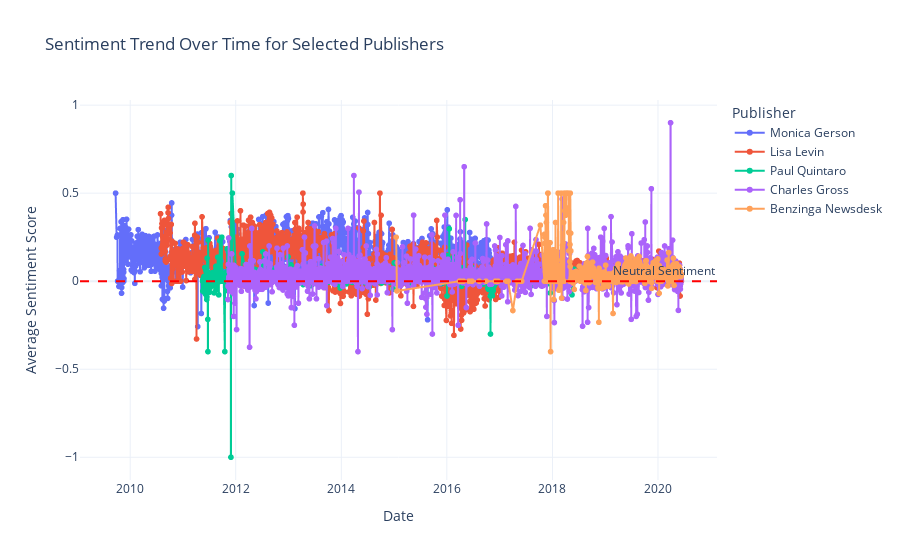

This figure's notebook cell:
### Code cell
top5_publishers = ['Paul Quintaro', 'Lisa Levin', 'Benzinga Newsdesk', 'Charles Gross', 'Monica Gerson']
plot_publishers_sentiment_trend(rating_df, top5_publishers)

### Figure 1 — Plotly figure (JSON) as saved in the notebook; plotly's stock layout.template omitted (floating-point values rounded to 4 significant figures; data arrays with more than 128 entries replaced by an {"elided": "..."} marker saying what was removed)
{"data": [{"hovertemplate": "Publisher=Monica Gerson<br>Date=%{x}<br>Average Sentiment Score=%{y}<extra></extra>", "legendgroup": "Monica Gerson", "line": {"color": "#636efa", "dash": "solid"}, "marker": {"symbol": "circle"}, "mode": "lines+markers", "name": "Monica Gerson", "showlegend": true, "type": "scattergl", "x": {"elided": "1638 str values"}, "xaxis": "x", "y": {"elided": "1638 float values"}, "yaxis": "y"}, {"hovertemplate": "Publisher=Lisa Levin<br>Date=%{x}<br>Average Sentiment Score=%{y}<extra></extra>", "legendgroup": "Lisa Levin", "line": {"color": "#EF553B", "dash": "solid"}, "marker": {"symbol": "circle"}, "mode": "lines+markers", "name": "Lisa Levin", "showlegend": true, "type": "scattergl", "x": {"elided": "2281 str values"}, "xaxis": "x", "y": {"elided": "2281 float values"}, "yaxis": "y"}, {"hovertemplate": "Publisher=Paul Quintaro<br>Date=%{x}<br>Average Sentiment Score=%{y}<extra></extra>", "legendgroup": "Paul Quintaro", "line": {"color": "#00cc96", "dash": "solid"}, "marker": {"symbol": "circle"}, "mode": "lines+markers", "name": "Paul Quintaro", "showlegend": true, "type": "scattergl", "x": {"elided": "1707 str values"}, "xaxis": "x", "y": {"elided": "1707 float values"}, "yaxis": "y"}, {"hovertemplate": "Publisher=Charles Gross<br>Date=%{x}<br>Average Sentiment Score=%{y}<extra></extra>", "legendgroup": "Charles Gross", "line": {"color": "#ab63fa", "dash": "solid"}, "marker": {"symbol": "circle"}, "mode": "lines+markers", "name": "Charles Gross", "showlegend": true, "type": "scattergl", "x": {"elided": "2890 str values"}, "xaxis": "x", "y": {"elided": "2890 float values"}, "yaxis": "y"}, {"hovertemplate": "Publisher=Benzinga Newsdesk<br>Date=%{x}<br>Average Sentiment Score=%{y}<extra></extra>", "legendgroup": "Benzinga Newsdesk", "line": {"color": "#FFA15A", "dash": "solid"}, "marker": {"symbol": "circle"}, "mode": "lines+markers", "name": "Benzinga Newsdesk", "showlegend": true, "type": "scattergl", "x": {"elided": "684 str values"}, "xaxis": "x", "y": {"elided": "684 float values"}, "yaxis": "y"}], "layout": {"annotations": [{"showarrow": false, "text": "Neutral Sentiment", "x": 1, "xanchor": "right", "xref": "x domain", "y": 0, "yanchor": "bottom", "yref": "y"}], "legend": {"title": {"text": "Publisher"}, "tracegroupgap": 0}, "shapes": [{"line": {"color": "red", "dash": "dash"}, "type": "line", "x0": 0, "x1": 1, "xref": "x domain", "y0": 0, "y1": 0, "yref": "y"}], "title": {"text": "Sentiment Trend Over Time for Selected Publishers"}, "xaxis": {"anchor": "y", "domain": [0, 1], "title": {"text": "Date"}}, "yaxis": {"anchor": "x", "domain": [0, 1], "title": {"text": "Average Sentiment Score"}}}}
